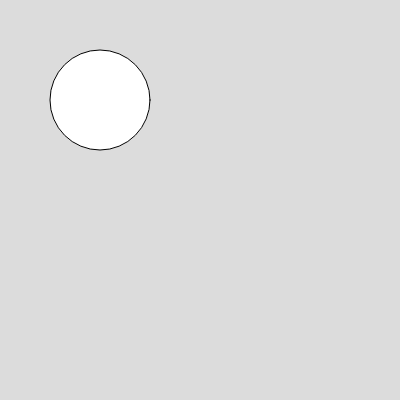
Frame 1 (no input)
Frame 60 (no input): identical to frame 1, image omitted
Frame 120 (the mouse pressed at the canvas centre since frame 60): identical to frame 1, image omitted

The p5.js sketch that drew this single still picture (run headless with seeded random() and noise() and a simulated clock; from frame 60 on, the mouse is pressed at the canvas centre):

// p5.js sketch
// ── sketch.js
function setup() {
  createCanvas(400, 400);
}

function draw() {
  background(220);
  ellipse(100, 100, 100, 100) ;
  print("hello world") ;
}
